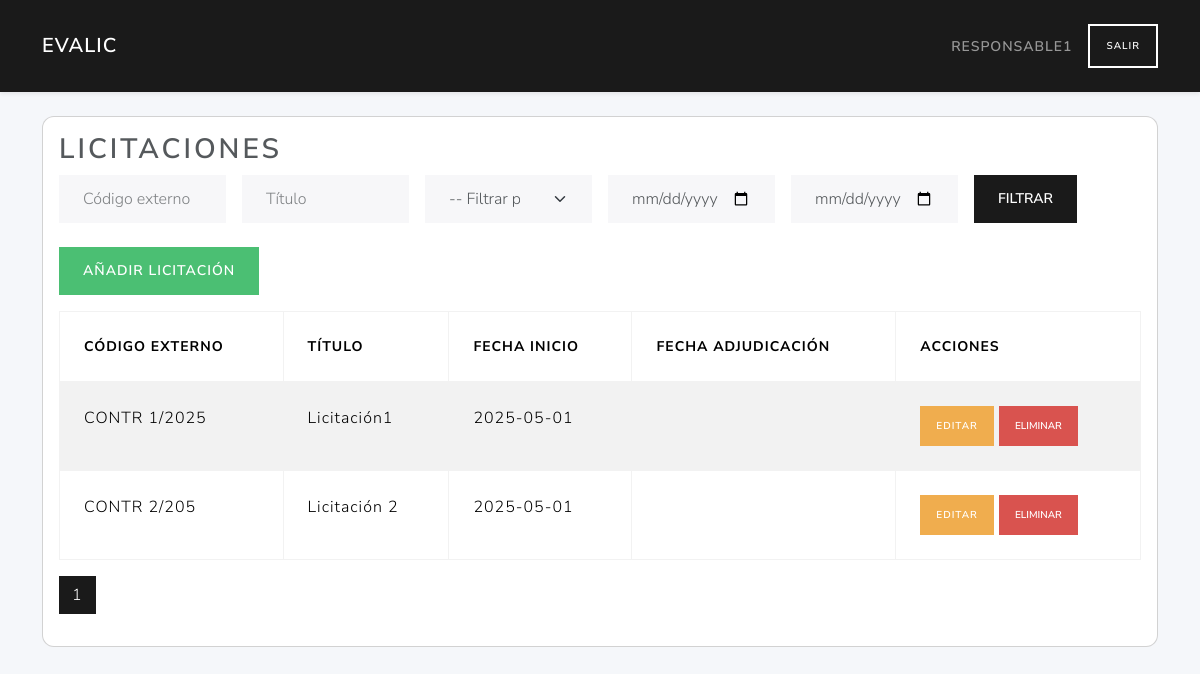
The page /licitaciones/ (signed in) on the database as committed earlier.
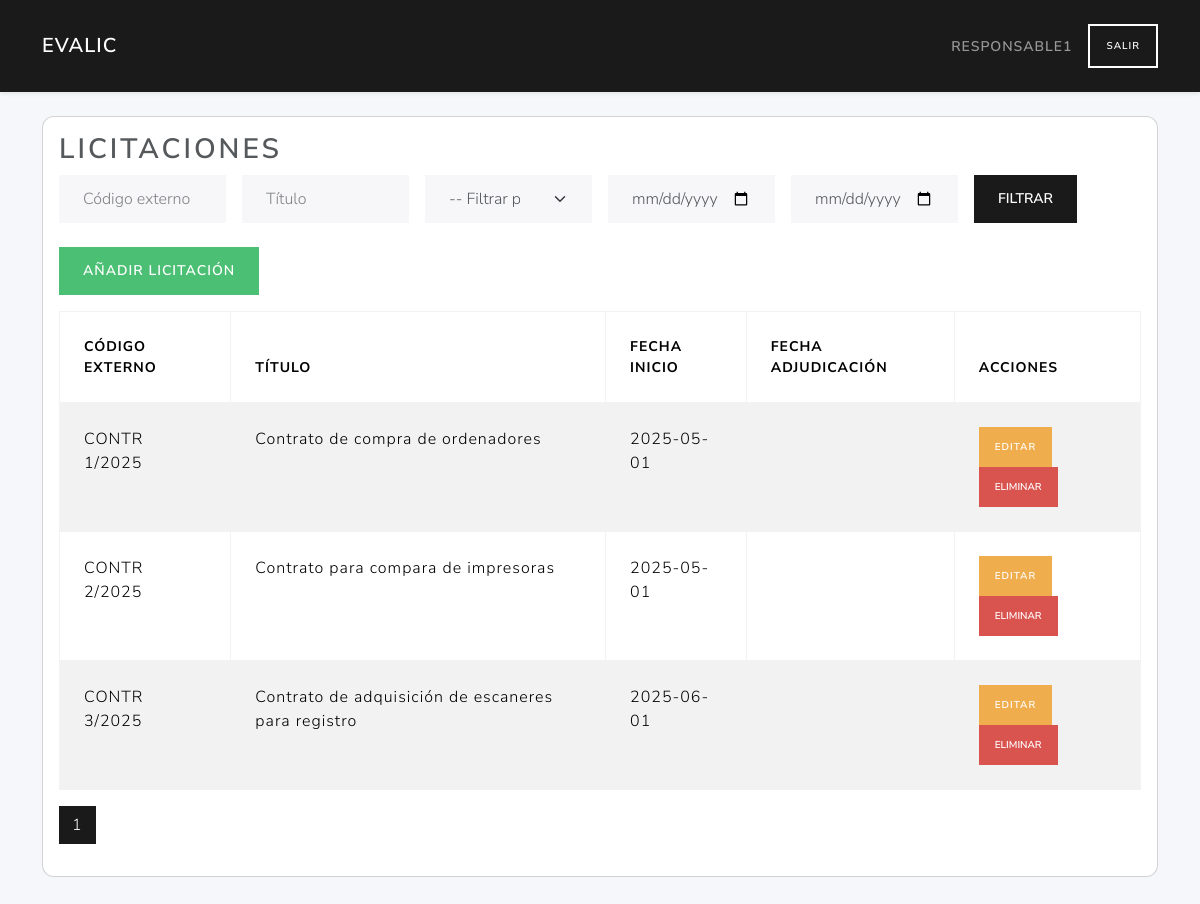
The same page on the database as committed later.
### tables this page shows
CREATE TABLE licitaciones (
        id INTEGER PRIMARY KEY AUTOINCREMENT,
        user_id INTEGER NOT NULL,
        external_id TEXT NOT NULL,
        title TEXT NOT NULL,
        description TEXT,
        fecha_inicio TEXT NOT NULL,
        fecha_adjudicacion TEXT,
        FOREIGN KEY (user_id) REFERENCES users(id)
    );

### routes/licitaciones_routes.py (the view, shortened to what this page needs)
@licitaciones_bp.route('/', methods=('GET',))
def index():
    if 'user_id' not in session or session.get('role_id') != 2:
        return redirect(url_for('auth.login'))
    user_id = session.get('user_id')
    lic_rows = list_licitaciones()
    licitaciones = [l for l in lic_rows if l['user_id'] == user_id]
    external_id  = request.args.get('external_id', '').strip()
    title        = request.args.get('title', '').strip()
    fecha_tipo   = request.args.get('fecha_tipo', '')
    fecha_desde  = request.args.get('fecha_desde', '')
    fecha_hasta  = request.args.get('fecha_hasta', '')
    if external_id:
       licitaciones = [
           l for l in licitaciones
           if external_id.lower() in (l['external_id'] or '').lower()
       ]
    if title:
       licitaciones = [
           l for l in licitaciones
           if title.lower() in (l['title'] or '').lower()
       ]
    page = request.args.get('page', 1, type=int)
    per_page = current_app.config.get('LIC_PER_PAGE', 5)
    total = len(licitaciones)
    total_pages = ceil(total / per_page) if total else 1
    start = (page - 1) * per_page
    end = start + per_page
    licitaciones = licitaciones[start:end]
    responsable_id = 2
    is_responsable = session.get('role_id') == responsable_id
    return render_template(
        'licitaciones/index.html',
        licitaciones=licitaciones,
        is_responsable=is_responsable,
        total_pages=total_pages,
        current_page=page,
        request=request
    )

### models/dao.py (called while the page is built)
def close_connection(exception):
    db = getattr(g, '_database', None)
    if db is not None:
        db.close()

def get_db(app):
    if 'sqlite_db' not in g:
        g.sqlite_db = sqlite3.connect(
            app.config['DATABASE'],
            detect_types=sqlite3.PARSE_DECLTYPES
        )
        g.sqlite_db.row_factory = sqlite3.Row
    return g.sqlite_db

### models/licitaciones_data.py (called while the page is built)
def list_licitaciones(db):
    cur = db.execute("SELECT * FROM licitaciones ORDER BY id")
    return cur.fetchall()

### services/licitacion_service.py (called while the page is built)
def list_licitaciones():
    db = get_db(current_app)
    return data_list(db)

### templates/licitaciones/index.html (shortened to what this page needs)
{% extends 'base.html' %}
{% block content %}
<div class="card mb-4">
  <div class="card-body">
    <h2 class="card-title">Licitaciones</h2>
    <form method="get" class="row g-3 mb-4 flex-nowrap">
      <div class="col-md-2">
        <input type="text" name="external_id" class="form-control" placeholder="Código externo" value="{{ request.args.get('external_id', '') }}">
      </div>
      <div class="col-md-2">
        <input type="text" name="title" class="form-control" placeholder="Título" value="{{ request.args.get('title', '') }}">
      </div>
      <div class="col-md-2">
        <select name="fecha_tipo" class="form-select">
          <option value="">-- Filtrar por fecha --</option>
        </select>
      </div>
      <div class="col-md-2">
        <input type="date" name="fecha_desde" class="form-control" value="{{ request.args.get('fecha_desde', '') }}">
      </div>
      <div class="col-md-2">
        <input type="date" name="fecha_hasta" class="form-control" value="{{ request.args.get('fecha_hasta', '') }}">
      </div>
      <div class="col-md-2">
        <button type="submit" class="btn btn-primary">Filtrar</button>
      </div>
    </form>
    <a href="{{ url_for('licitaciones.create_licitacion_route') }}" class="btn btn-success mb-3">Añadir licitación</a>
    <table class="table table-bordered table-striped">
      <thead>
        <tr>
          <th>Código externo</th>
          <th>Título</th>
          <th>Fecha inicio</th>
          <th>Fecha adjudicación</th>
          <th>Acciones</th>
        </tr>
      </thead>
      <tbody>
        {% for lic in licitaciones %}
        <tr>
          <td>{{ lic.external_id }}</td>
          <td>{{ lic.title }}</td>
          <td>{{ lic.fecha_inicio }}</td>
          <td>{{ lic.fecha_adjudicacion }}</td>
          <td>
            <a href="{{ url_for('licitaciones.edit_licitacion_route', lic_id=lic.id) }}" class="btn btn-sm btn-warning">Editar</a>
            {% if is_responsable %}
            <form action="{{ url_for('licitaciones.delete_licitacion_route', lic_id=lic.id) }}" method="post" style="display:inline-block;" onsubmit="return confirm('¿Estás seguro de que quieres eliminar esta licitación?');">
              <button type="submit" class="btn btn-danger btn-sm">Eliminar</button>
            </form>
            {% endif %}
          </td>
        </tr>
        {% endfor %}
      </tbody>
    </table>
<nav aria-label="Paginación licitaciones">
  <ul class="pagination justify-content-left">
    {% for p in range(1, total_pages + 1) %}
      <li class="page-item{% if p == current_page %} active{% endif %}">
        <a class="page-link"
           href="{{ url_for('licitaciones.index',
                            page=p,
                            external_id=request.args.external_id,
                            title=request.args.title,
                            fecha_tipo=request.args.fecha_tipo,
                            fecha_desde=request.args.fecha_desde,
                            fecha_hasta=request.args.fecha_hasta) }}">
          {{ p }}
        </a>
      </li>
    {% endfor %}
  </ul>
</nav>
  </div>
</div>
{% endblock %}

Rows that differ between the two databases and show on the page:
changed licitaciones: title "Licitación1" → "Contrato de compra de ordenadores"
changed licitaciones: external_id "CONTR 2/205" → "CONTR 2/2025"; title "Licitación 2" → "Contrato para compara de impresoras"
added licitaciones: external_id "CONTR 3/2025", title "Contrato de adquisición de escaneres para registro", fecha_inicio "2025-06-01"
